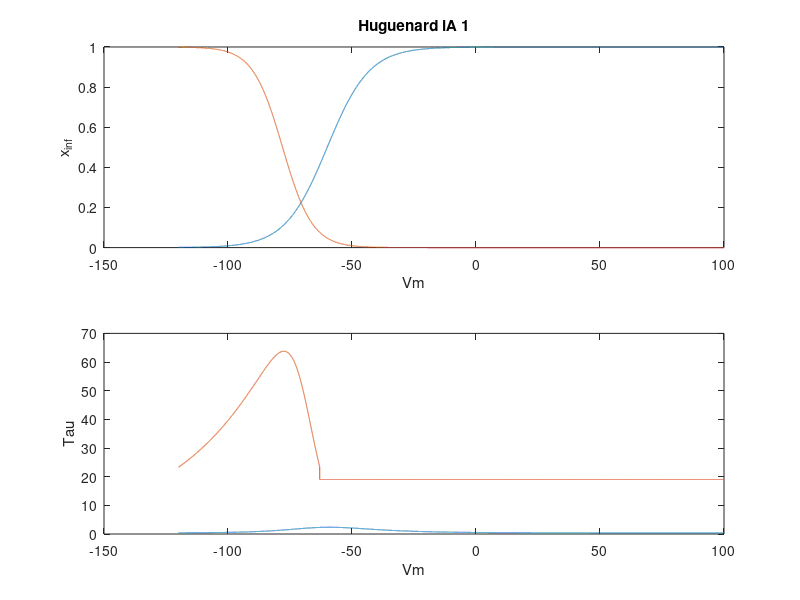
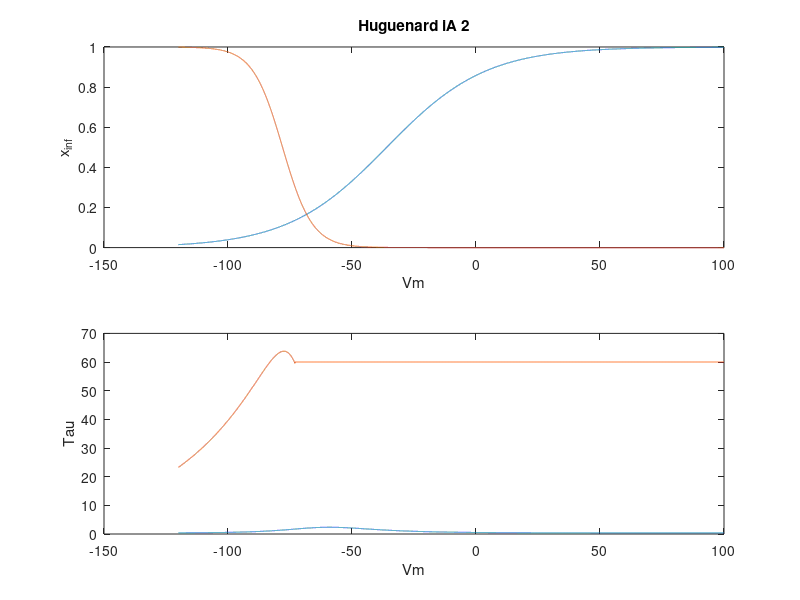

Reproduce these figures in MATLAB, in order.
% # A: A-current
% Simulation of the Currents Involved in Rhythmic Oscillations in Thalamic
% Relay Neurons

%%
% IA
V=-120:0.01:100; V=V';


% IA 1
a1inf=1./(1+exp(-(V+60)/8.5));
a1tau=.37+1./(exp((V+35.8)/19.7)+exp((V+79.7)/-12.7));
b1inf=1./(1+exp((V+78)/6));
b1tau=(1./(exp((V+46)/5)+exp((V+238)/(-37.5)))) .* (V<-63) + 19 * (V>=-63);

% IA 2
a2inf=1./(1+exp(-(V+36)/20));
a2tau=.37+1./(exp((V+35.8)/19.7)+exp((V+79.7)/-12.7));
b2inf=1./(1+exp((V+78)/6));
b2tau = b1tau .* (V<-73) + 60 * (V>=-73);
% b2tau=1./(exp((V+46)/5)+exp((V+238)/(-37.5)));


% ainf=1./(1+exp(-(V+60)/8.5))
% atau=.37+1./(exp((V+46)/5)+exp(-(V+238)/37.5))
% binf=1./(1+exp((V+78)/6))
% btau=19+1./(exp((V+46)/5)+exp((V+238)/(-37.5)))
% IA(V,a,b)=gA.*a.^4.*b.*(V-EA)
% current => -IA(V,a,b)






figure; subplot(211); plot(V,[a1inf b1inf]); ylabel('x_{inf}'); xlabel('Vm'); title ('Huguenard iA 1');
subplot(212); plot(V,[a1tau b1tau]); ylabel('Tau'); xlabel('Vm');

figure; subplot(211); plot(V,[a2inf b2inf]); ylabel('x_{inf}'); xlabel('Vm'); title ('Huguenard iA 2');
subplot(212); plot(V,[a2tau b2tau]); ylabel('Tau'); xlabel('Vm');